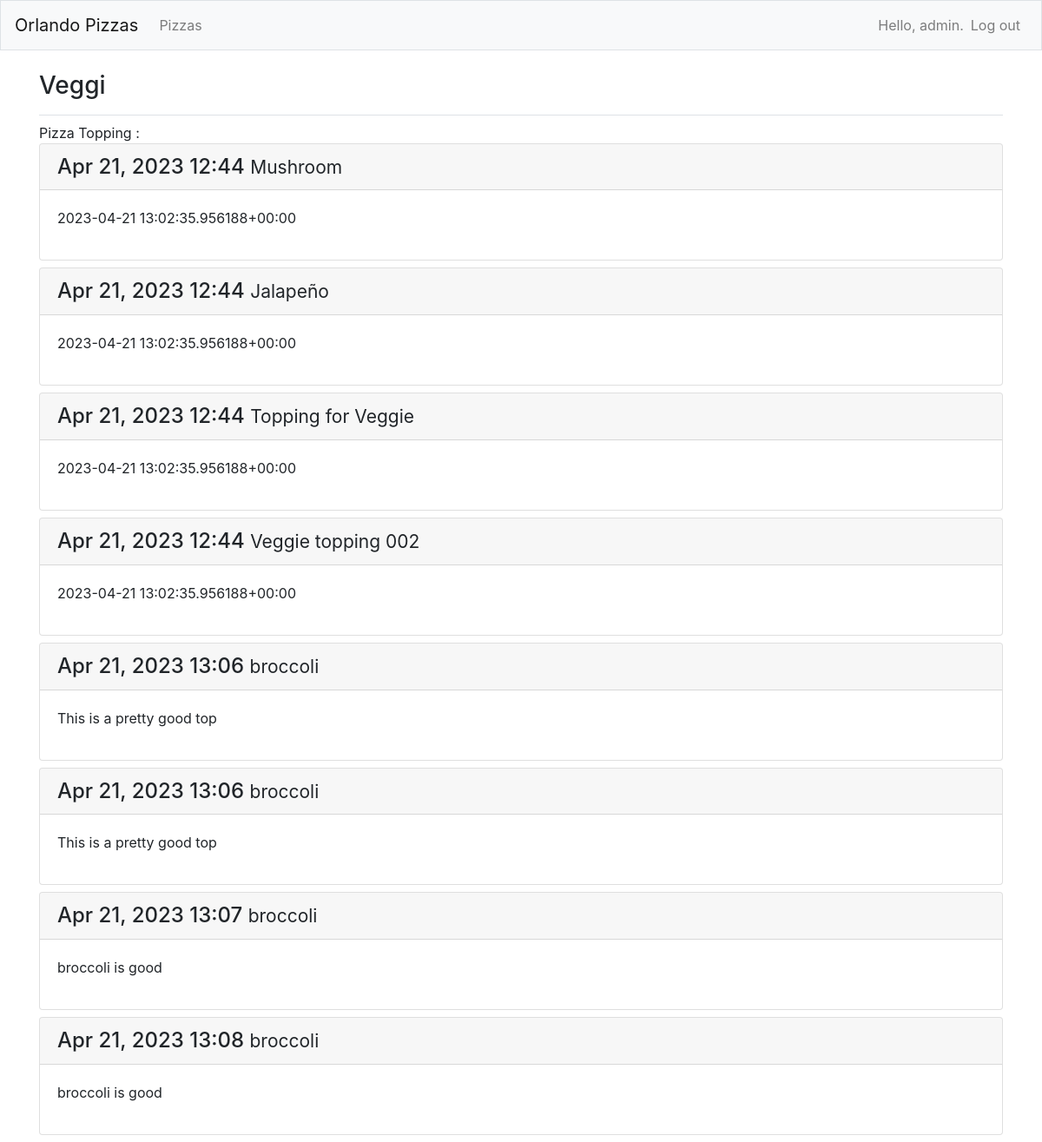
/pizza/2/ (signed in), run on the app's committed database.
### orlando_pizzas/models.py (models this page shows)
class Pizza (models.Model):
    name = models.CharField(max_length=25)
    date_added = models.DateTimeField(auto_now=True)
    def __str__(self):
        return self.name

class Toppings (models.Model):
    pizza = models.ForeignKey(Pizza,on_delete=models.CASCADE)
    text = models.CharField(max_length=25)
    date_added = models.DateTimeField(auto_now=True)
    toppping_name = models.CharField(max_length=25,default='Default')

### orlando_pizzas/views.py (the view)
# urls.py: path('pizza/<int:pizza_id>/', views.getPizzaById, name='pizza_toppings'),
def getPizzaById(request, pizza_id):
    try:
        pizza = Pizza.objects.get(id=pizza_id)
        print(f'INSIDE of PIZZA and TOPPINGS  !!!!!!!!!!{pizza}')
        toppings = Toppings.objects.filter(pizza_id=pizza_id).all()
        context = {'toppings': toppings , 'pizza':pizza}
        shortcut = render(request, 'orlando_pizzas/pizza_toppings.html', context)
    except Exception:
        shortcut = render(request, 'orlando_pizzas/errors.html')
    return shortcut

### orlando_pizzas/templates/orlando_pizzas/pizza_toppings.html
{% extends "orlando_pizzas/base.html" %}
{% block page_header %}
    <h3>
        {{pizza}}
    </h3>
 {% endblock page_header %}
{% block content %}
 Pizza Topping :
    {% for topping in toppings %}
        <div class="card mb-2">
            <h4 class="card-header">
                {{topping.date_added |date:'M d, Y H:i' }}
                <small>
                    {{topping.toppping_name}}
                </small>
            </h4>
            <div class="card-body">
                {{ topping.text|linebreaks }}
            </div>
        </div>
    {% endfor %}
{% endblock content %}

### orlando_pizzas/templates/orlando_pizzas/base.html (shortened to what this page needs)
{% load bootstrap4 %}
<!doctype html>
<html lang="en">
<head>
     {% bootstrap_css %}
</head>
<body>
     <nav class="navbar navbar-expand-md navbar-light bg-light mb-4 border">
     <a class="navbar-brand" href="{% url 'orlando_pizzas:index'%}">Orlando Pizzas</a>
     <div class="collapse navbar-collapse" id="navbarCollapse">
          <ul class="navbar-nav mr-auto">
         <li class="nav-item">
           <a class="nav-link" href="{% url 'orlando_pizzas:pizza'%}">
                Pizzas </a>
         </li>
          </ul>
          <ul class="navbar-nav ml-auto">
         {% if user.is_authenticated %}
             <li class="nav-item">
             <span class="navbar-text">Hello, {{ user.username }}.</span>
             </li>
             <li class="nav-item">
               <a class="nav-link" href="{% url 'users:logout' %}">Log out</a>
             </li>
           {% else %}
             <li class="nav-item">
               <a class="nav-link" href="{% url 'users:register' %}">Register</a>
             </li>
             <li class="nav-item">
               <a class="nav-link" href="{% url 'users:login' %}">Log in</a></li>
           {% endif %}
         </ul>
     </div>
     </nav>
     <main role="main" class="container">
     <div class="pb-2 mb-2 border-bottom">
         {% block page_header %}{% endblock page_header %}
       </div>
     <div>
         {% block content %}{% endblock content %}
       </div>
     </main>
   </body>
   </html>

### data on the page
Pizza: name "Veggi"
Toppings: date_added "Apr 21, 2023 12:44", toppping_name "Mushroom", text "2023-04-21 13:02:35.956188+00:00"
Toppings: date_added "Apr 21, 2023 12:44", toppping_name "Jalapeño", text "2023-04-21 13:02:35.956188+00:00"
Toppings: date_added "Apr 21, 2023 12:44", toppping_name "Topping for Veggie", text "2023-04-21 13:02:35.956188+00:00"
Toppings: date_added "Apr 21, 2023 12:44", toppping_name "Veggie topping 002", text "2023-04-21 13:02:35.956188+00:00"
Toppings: date_added "Apr 21, 2023 13:06", toppping_name "broccoli", text "This is a pretty good top"
Toppings: date_added "Apr 21, 2023 13:06", toppping_name "broccoli", text "This is a pretty good top"
Toppings: date_added "Apr 21, 2023 13:07", toppping_name "broccoli", text "broccoli is good"
Toppings: date_added "Apr 21, 2023 13:08", toppping_name "broccoli", text "broccoli is good"

### other printed values
{{ user.username }} "admin"
